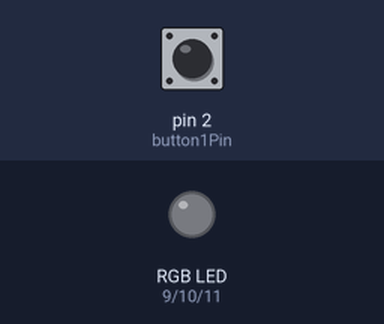
A sketch run on a simulated Arduino Uno, built with avr-gcc and run on an emulated ATmega328P. Parts: an RGB LED mixed from three pins (HIGH = lit). The inputs (shaded band) are chosen by the test bench; at power-on: pin 2 (button1Pin) HIGH.

Above: at 1.2 s.
1.3 s: pin 2 (button1Pin) pulled LOW for 0.15 s
At 2.1 s:
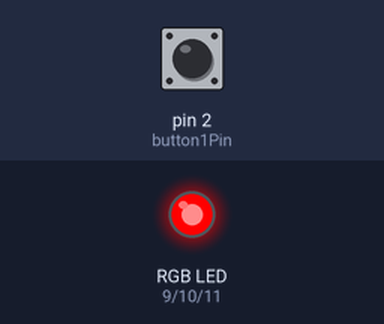
4.4 s: pin 2 (button1Pin) pulled LOW for 1 s
At 6.2 s:
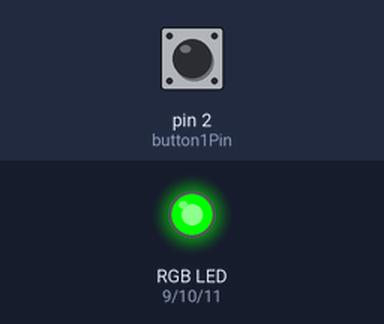
8.4 s: pin 2 (button1Pin) pulled LOW for 3.2 s
At 11.2 s:
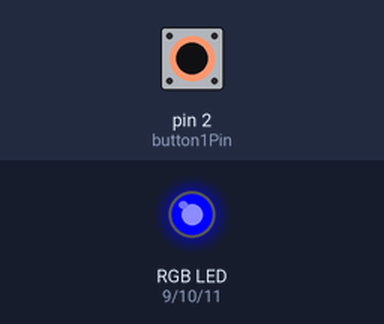
Timing chart, 0 to 15.9 s (numbered marks = the images above; inputs shaded):
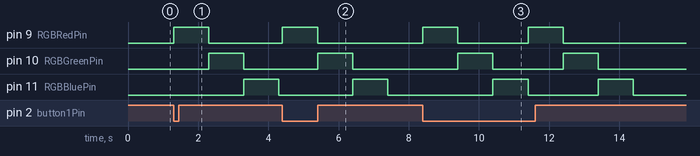

Measured:
- after the input at 1.3 s, pin 9 (RGBRedPin): LOW → HIGH at once, → LOW 1.0 s later; pin 10 (RGBGreenPin): LOW → HIGH after 1.0 s, → LOW 1.0 s later; pin 11 (RGBBluePin): LOW → HIGH after 2.0 s, → LOW 1.0 s later
- after the input at 4.4 s, pin 9 (RGBRedPin): LOW → HIGH at once, → LOW 1.0 s later; pin 10 (RGBGreenPin): LOW → HIGH after 1.0 s, → LOW 1.0 s later; pin 11 (RGBBluePin): LOW → HIGH after 2.0 s, → LOW 1.0 s later
- after the input at 8.4 s, pin 9 (RGBRedPin): alternates HIGH for 1.0 s and LOW for 2.0 s, 4 changes in all, then stays LOW, starting at once; pin 10 (RGBGreenPin): alternates HIGH for 1.0 s and LOW for 2.0 s, 4 changes in all, then stays LOW, starting after 1.0 s

The sketch:

sketch_feb28a_RGB_lecture_5.ino
```cpp
int systemOn=0;
int ledState=LOW;
unsigned long previous = 0;
const long interval= 1000;

int RGBRedPin  = 9 ;  //The red LED is connected pin 12 of the Arduino.
int RGBGreenPin = 10 ;//The blue LED is connected pin 13 of the Arduino.
int RGBBluePin =11;
int button1Pin = 2;    //The SW1 button is connect to pin 2 of the Arduino.


void setup() { //The Setup function runs once.
  pinMode(RGBRedPin, OUTPUT);  //Setup red LED pin as an output pin.
  pinMode(RGBGreenPin, OUTPUT);  //Setup blue LED pin as an output pin.
  pinMode(button1Pin, INPUT);  //Setup button1 pin as an input pin.
  pinMode(RGBBluePin, OUTPUT);  //Setup button2 pin as an input pin.
}

void loop() { //The loop function runs forever.

  if (digitalRead(button1Pin) == LOW) { //Check to see if button1 is pressed.

  digitalWrite(RGBRedPin, HIGH);
  delay(1000);
  digitalWrite(RGBRedPin, LOW);
   digitalWrite(RGBGreenPin, HIGH);
  delay(1000);
   digitalWrite(RGBGreenPin, LOW);
   digitalWrite(RGBBluePin, HIGH);
  delay(1000);
  digitalWrite(RGBBluePin, LOW);

  } else {
digitalWrite(RGBRedPin, LOW);
digitalWrite(RGBGreenPin, LOW);
digitalWrite(RGBBluePin, LOW);
  }
}
```
